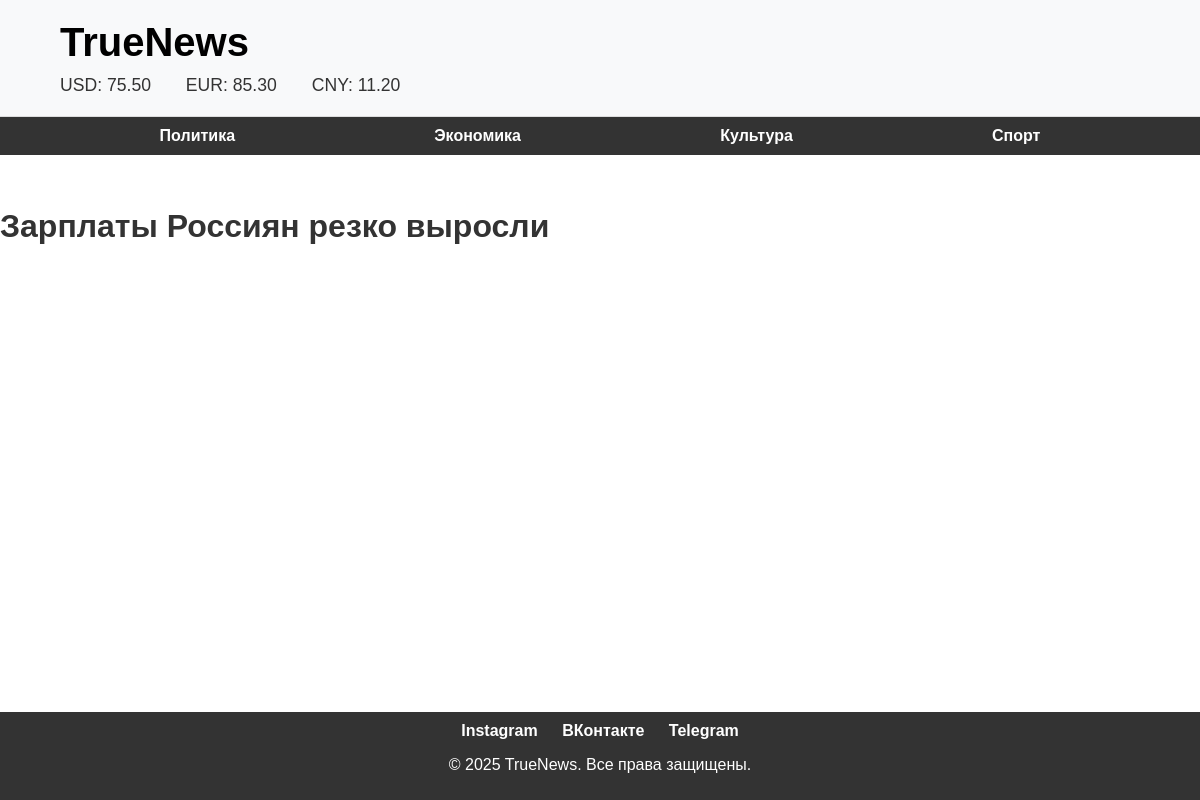
Screenshot of /post/slug-3/ with the database file from the repository.
### news/models.py (models this page shows, shortened)
class Category(models.Model):
    name = models.CharField(max_length=100, db_index=True, unique=True)
    slug = models.SlugField(max_length=250, db_index=True)
    def get_absolute_url(self):
        return reverse('categories', kwargs={'categories_slug': self.slug})

class News(models.Model):   # Виджет, для лучшего понимания, заместо 0 и 1(False, True) DRAFT и PUBLISHED
    class Status(models.IntegerChoices):
        DRAFT = 0, 'Черновик-DRAFT'
        PUBLISHED = 1, 'Опубликовано-PUBLISHED'
    title = models.CharField(max_length=250, unique=True)
    content = models.TextField(blank=True)
    time_create = models.DateTimeField(auto_now_add=True)
    time_update = models.DateTimeField(auto_now=True)
    slug = models.SlugField(max_length=200, unique=True, db_index=True)
    is_published = models.BooleanField(choices=Status.choices, default=Status.DRAFT)
    categ = models.ForeignKey("Category", on_delete=models.PROTECT, related_name='categ')
    objects = models.Manager() # Чтобы objects можно было испозьзовать как и раньше
    published = PublishedManager()
    class Meta:
        ordering = ['-time_create'] # Порядок сортировки
        indexes = [
            models.Index(fields=['-time_create']) # Для ускарения поиска по индексу
        ]

### news/views.py (the view)
# urls.py: path('post/<slug:post_slug>/', views.show_post, name='post'),
def show_post(request, post_slug):
    post = get_object_or_404(News, slug=post_slug)
    data = {
        'post': post,
    }
    return render(request, 'news/post.html', data)

### news/context_processors.py (called while the page is built)
def categories(request):
    return {'categories': Category.objects.all()}

### news/templates/news/post.html
{% extends 'base.html' %}
{% block content %}
<p><h1>{{ post.content }}</h1></p>
{% endblock %}

### templates/base.html (shortened to what this page needs)
{% load static %}
<!DOCTYPE html>
<html lang="ru">
<head>
    <link rel="stylesheet" href='{% static "news/css/style.css"%}'>
</head>
<body>
    <header>
        <div class="container">
            <a href="{% url 'home' %}" class="logo-link" ><h1>TrueNews</h1></a>
            <div class="currency">
                <span>USD: <span id="usd">...</span></span>
                <span>EUR: <span id="eur">...</span></span>
                <span>CNY: <span id="cny">...</span></span>
            </div>
        </div>
    </header>
    <nav>
        <div class="container">
            <ul>
                {% for cat in categories %}
                <li><a href="{{ cat.get_absolute_url }}">{{ cat.name }}</a></li>
                {% endfor %}
            </ul>
        </div>
    </nav>
{% block content %} {% endblock %}
    <footer>
        <div class="container">
            <div class="social-links">
                <a href="https://instagram.com" target="_blank">Instagram</a>
                <a href="https://vk.com" target="_blank">ВКонтакте</a>
                <a href="https://telegram.org" target="_blank">Telegram</a>
            </div>
            <p>&copy; 2025 TrueNews. Все права защищены.</p>
        </div>
    </footer>
</body>
</html>

### news/static/news/css/style.css (style rules this page uses)
body { display: flex; flex-direction: column; min-height: 100vh; font-family: 'Libre Franklin', sans-serif; margin: 0; padding: 0; background-color: #ffffff; color: #333; }
.container { width: 90%; max-width: 1200px; margin: 0 auto; }
header { background-color: #f8f9fa; padding: 20px 0; border-bottom: 1px solid #ddd; }
header h1 { margin: 0; font-size: 2.5em; font-weight: 700; }
.currency { margin-top: 10px; font-size: 1.1em; }
.currency span { margin-right: 15px; }
nav { background-color: #333; color: #fff; padding: 10px 0; }
nav ul { list-style: none; padding: 0; margin: 0; display: flex; justify-content: space-around; }
nav ul li { display: inline; }
nav ul li a { color: #fff; font-weight: 700; }
footer { background-color: #333; color: #fff; padding: 10px; text-align: center; margin-top: auto; }
.social-links { margin-bottom: 10px; }
.social-links a { color: #fff; margin: 0 10px; font-weight: 700; }
a { text-decoration: none; }
.logo-link { color: #000; text-decoration: none; }

### rows the page displays
Category: name "Политика"
Category: name "Экономика"
Category: name "Культура"
Category: name "Спорт"
News: content "Зарплаты Россиян резко выросли"
